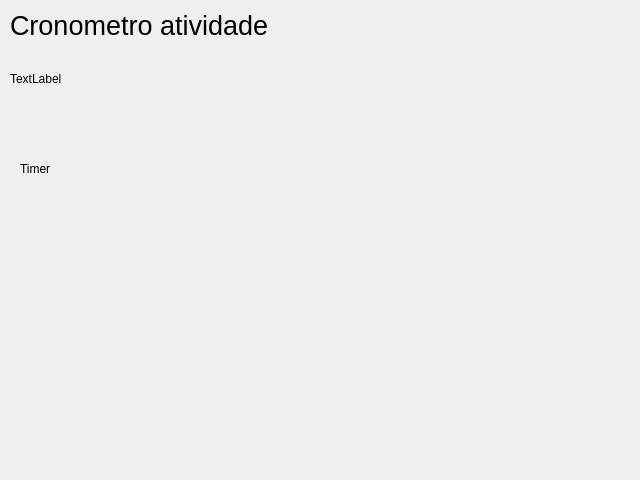
<?xml version="1.0" encoding="UTF-8"?>
<ui version="4.0">
 <class>MainWindow</class>
 <widget class="QMainWindow" name="MainWindow">
  <property name="geometry">
   <rect>
    <x>0</x>
    <y>0</y>
    <width>640</width>
    <height>480</height>
   </rect>
  </property>
  <property name="cursor">
   <cursorShape>OpenHandCursor</cursorShape>
  </property>
  <property name="windowTitle">
   <string>Cronômetro</string>
  </property>
  <property name="windowIcon">
   <iconset>
    <normaloff>clock.ico</normaloff>clock.ico</iconset>
  </property>
  <widget class="QWidget" name="centralwidget">
   <widget class="QLabel" name="label">
    <property name="geometry">
     <rect>
      <x>10</x>
      <y>10</y>
      <width>571</width>
      <height>31</height>
     </rect>
    </property>
    <property name="font">
     <font>
      <pointsize>20</pointsize>
     </font>
    </property>
    <property name="cursor">
     <cursorShape>ClosedHandCursor</cursorShape>
    </property>
    <property name="text">
     <string>Cronometro atividade</string>
    </property>
   </widget>
   <widget class="QLabel" name="Concursos">
    <property name="geometry">
     <rect>
      <x>10</x>
      <y>70</y>
      <width>58</width>
      <height>18</height>
     </rect>
    </property>
    <property name="text">
     <string>TextLabel</string>
    </property>
   </widget>
   <widget class="QLabel" name="label_3">
    <property name="geometry">
     <rect>
      <x>20</x>
      <y>160</y>
      <width>58</width>
      <height>18</height>
     </rect>
    </property>
    <property name="text">
     <string>Timer</string>
    </property>
   </widget>
  </widget>
 </widget>
 <resources/>
 <connections/>
</ui>
